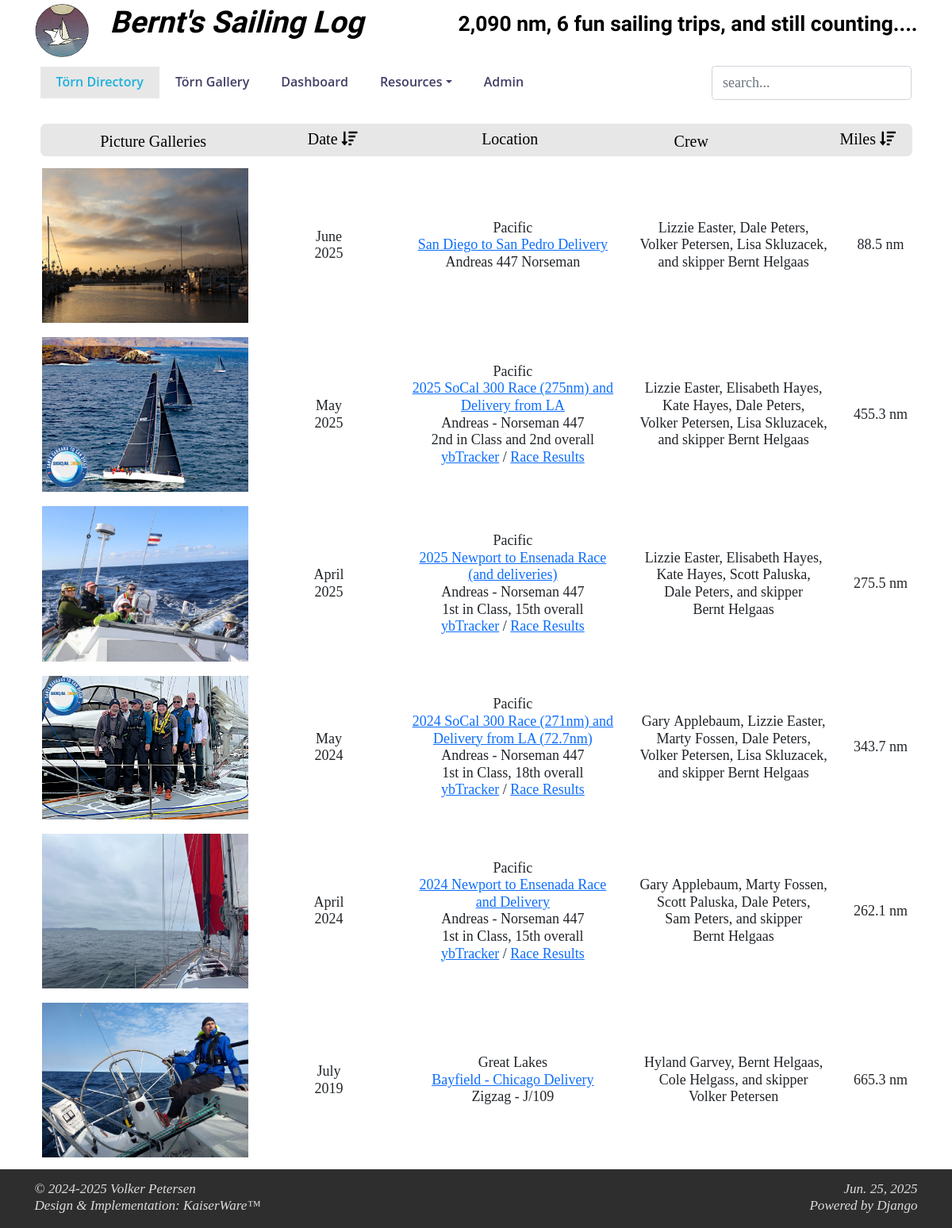
The page / on the database its author committed.
### toerns/models.py (models this page shows, shortened)
class toerndirectory(models.Model):
    geoChoices = (
        ('Atlantic', u'Atlantic'),
        ('Baltic', u'Baltic'),
        ('Caribbean', u'Caribbean'),
        ('Coratia', u'Croatia'),
        ('Great Lakes', u'Great Lakes'),
        ('Pacific', u'Pacific')
    )
    id = models.AutoField(primary_key=True)
    startDate = models.DateField(help_text="date in YYYY-MM-DD format")
    endDate = models.DateField(help_text="date in YYYY-MM-DD format")
    destination = models.CharField(blank=True, null=True, max_length=150)
    georegion = models.CharField(blank=True, null=True, max_length=40, choices=geoChoices,
                                 help_text="Atlantic, Baltic, Caribbean, Croatia, Great Lakes, Pacific")
    maptable = models.CharField(blank=True, null=True, max_length=100,
                                help_text="name of the Google Maps waypoints table")
    boat = models.CharField(blank=True, null=True, max_length=400)
    miles = models.DecimalField(null=True, max_digits=8, decimal_places=2)
    daysAtSea = models.IntegerField()
    skipper = models.ManyToManyField(CrewMembers, blank=True, related_name='skipperToern')
    crew = models.ManyToManyField(CrewMembers, blank=True, related_name='crewToern')
    image = models.CharField(blank=True, null=True, max_length=100)
    picturelink = models.CharField(blank=True, null=True, max_length=200)
    class Meta:
        managed = True
        db_table = "ToernDirectory"
        verbose_name_plural = 'Toern Directory'

class CrewMembers(models.Model):
    firstName = models.CharField(max_length=50)
    lastName = models.CharField(max_length=50)
    email = models.CharField(max_length=50, blank=True)
    skills = models.ManyToManyField(SailingSkills, blank=True)
    class Meta:
        managed = True
        db_table = "CrewMembers"
        verbose_name_plural = 'Crew Members'
        ordering = ['lastName', 'firstName']

### toerns/views.py (the view)
# urls.py: re_path(r"^$", views.index, name="Directory"),
def index(request):
    return render(request, "toerns/index.html",
                  context=fetchContent(request, route="all"))

### toerns/templatetags/custom_filter.py (called while the page is built)
@register.filter(name='multi_replace')
def multi_replace(value, arg):
    replacements = arg.split(',')
    for old, new in zip(replacements[::2], replacements[1::2]):
        value = value.replace(old, new)
    return value

### templates/toerns/index.html (shortened to what this page needs)
{% extends "toerns/header.html" %}
{% load static %}
{% load humanize %}
{% load custom_filter %}
{% block content %}
    <div class="container">
		<div class="row">
			<div id="trip_table" class="col-12 table-responsive">
			<table id="toern_table" class="table table-hover borderless searchless no-footer display wrap" cellspacing="0">
			<tbody class="bodytext">
			{% for trip in trips %}
				{% with
					destination=trip.georegion|add:"<br /><a href='plotRoute/"|add:trip.maptable|add:"' target='_blank'>"|add:trip.destination|add:"</a>"
					yacht=trip.boat|multi_replace:"linefeed,<br>,openLink,<a,closeLink,</a>,pdf/,../static/pdf/,&#34;,'"
					img_caption=trip.destination
					img_error=" onerror='imgErrorTripPicture(this)' />"
				%}
				{% if is_mobile %}
				<tr class="bodytext">
					<td class="container responsive">
						<div class="row row-padding">
							<div class="col-12 no-padding">
								{% if trip.picturelink %}
									{% with
										picture1="<a href='"|add:trip.picturelink|add:"' target='_blank'><img class='img-fluid'"
										picture2=" border='0px' src='static/"|add:trip.image|add:"' title='Click here for all trip images!' alt='"|add:img_caption|add:"'"|add:img_error|add:"</a>"
									%}
									{{ picture1|safe }}{{ picture2|safe }}
									{% endwith %}
								{% else %}
									{% with
										picture1="<img class='img-fluid'"
										picture2=" border='0px' src='static/"|add:trip.image|add:"' title='Click here for all trip images!' alt='"|add:img_caption|add:"'"|add:img_error
									%}
									{{ picture1|safe }}{{ picture2|safe }}
									{% endwith %}
								{% endif %}
							</div>
						</div>
						<div class="row row-padding">
							<div class="col-2 no-padding">When:</div>
							<div class="col-10 no-padding">
								{{ trip.startDate|date:"F" }}&nbsp;{{ trip.startDate|date:"Y" }}
							</div>
						</div>
						<div class="row row-padding">
							<div class="col-2 no-padding">Where:</div>
							<div class="col-10 no-padding">
								{{ destination|safe }}<br />{{ yacht|safe }}
							</div>
						</div>
						<div class="row row-padding">
							<div class="col-2 no-padding">Who:</div>
							<div class="col-10 no-padding">
								{% for crew in trip.crew.all|dictsort:"lastName" %}
									{{ crew.firstName }}&nbsp;{{ crew.lastName }},
								{% endfor %}
								{% for skipper in trip.skipper.all %}
									and skipper {{ skipper.firstName }}&nbsp;{{ skipper.lastName }}
								{% endfor %}
							</div>
						</div>
						<div class="row row-padding">
							<div class="col-2 no-padding">Miles:</div>
							<div id="miles" class="col-10 no-padding">
								{{ trip.miles|floatformat:1|intcomma }} nm
							</div>
						</div>
						<div class="row row-padding">
							<div class="col-12 no-padding hr-rule"></div>
						</div>
					</td>
				</tr>
				{% else %}
				<tr class="bodytext">
					<td class="text-center col-3 align-middle">
						{% if trip.picturelink %}
							{% with
								picture1="<a href='"|add:trip.picturelink|add:"' target='_blank'><img class='img-fluid enlarge'"
								picture2=" border='0px' src='static/"|add:trip.image|add:"' title='Click here for all trip images!' alt='"|add:img_caption|add:"'"|add:img_error|add:"</a>"
							%}
							{{ picture1|safe }}{{ picture2|safe }}
							{% endwith %}
						{% else %}
							{% with
								picture1="<img class='img-fluid enlarge'"
								picture2=" border='0px' src='static/"|add:trip.image|add:"' title='No picture album available' alt='"|add:img_caption|add:"'"|add:img_error
							%}
							{{ picture1|safe }}{{ picture2|safe }}
							{% endwith %}
						{% endif %}
					</td>
					<td class="text-center col-2 align-middle">
						{{ trip.startDate|date:"F" }}<br>{{ trip.startDate|date:"Y" }}
					</td>
					<td class="text-center col-3 align-middle">
						{{ destination|safe }}<br />{{ yacht|safe }}
					</td>
					<td class="text-center col-3 align-middle">
						{% for crew in trip.crew.all|dictsort:"lastName" %}
							{{ crew.firstName }}&nbsp;{{ crew.lastName }},
						{% endfor %}
						{% for skipper in trip.skipper.all %}
							and skipper {{ skipper.firstName }}&nbsp;{{ skipper.lastName }}
						{% endfor %}
					</td>
					<td class="text-center col-1 align-middle" id="miles">
						{{ trip.miles|floatformat:1|intcomma }} nm
					</td>
				</tr>
				{% endif %}
			{% endwith %}
			{% endfor %}
			</tbody>
			</table>
			</div>
		</div>
    </div>
{% endblock %}

### static/css/SailingLog.css (style rules this page uses)
body, html { height: 100%; width: 100%; margin: 0px; font-family: 'Palatino, sans-serif'; font-weight: 400; font-size: 18px !important; line-height: 1.20 !important; color:#000000; }
.borderless tbody tr td, .borderless thead tr th { border: none !important; }

### rows shown on the page
toerndirectory: shows a picture, startDate "June", startDate "2025", destination "Pacific San Diego to San Pedro Delivery", boat "Andreas 447 Norseman", miles "88.5"
CrewMembers: firstName "Lizzie", lastName "Easter"
CrewMembers: firstName "Dale", lastName "Peters"
CrewMembers: firstName "Volker", lastName "Petersen"
CrewMembers: firstName "Lisa", lastName "Skluzacek"
CrewMembers: firstName "Bernt", lastName "Helgaas"
toerndirectory: shows a picture, startDate "May", startDate "2025", destination "Pacific 2025 SoCal 300 Race (275nm) and Delivery from LA", yacht "Andreas - Norseman 447 2nd in Class and 2nd overall ybTracker / Race Results", miles "455.3"
CrewMembers: firstName "Elisabeth", lastName "Hayes"
CrewMembers: firstName "Kate", lastName "Hayes"
toerndirectory: shows a picture, startDate "April", startDate "2025", destination "Pacific 2025 Newport to Ensenada Race (and deliveries)", yacht "Andreas - Norseman 447 1st in Class, 15th overall ybTracker / Race Results", miles "275.5"
CrewMembers: firstName "Scott", lastName "Paluska"
toerndirectory: shows a picture, startDate "May", startDate "2024", destination "Pacific 2024 SoCal 300 Race (271nm) and Delivery from LA (72.7nm)", yacht "Andreas - Norseman 447 1st in Class, 18th overall ybTracker / Race Results", miles "343.7"
CrewMembers: firstName "Gary", lastName "Applebaum"
CrewMembers: firstName "Marty", lastName "Fossen"
toerndirectory: shows a picture, startDate "April", startDate "2024", destination "Pacific 2024 Newport to Ensenada Race and Delivery", yacht "Andreas - Norseman 447 1st in Class, 15th overall ybTracker / Race Results", miles "262.1"
CrewMembers: firstName "Sam", lastName "Peters"
toerndirectory: shows a picture, startDate "July", startDate "2019", destination "Great Lakes Bayfield - Chicago Delivery", boat "Zigzag - J/109", miles "665.3"
CrewMembers: firstName "Hyland", lastName "Garvey"
CrewMembers: firstName "Cole", lastName "Helgass"
